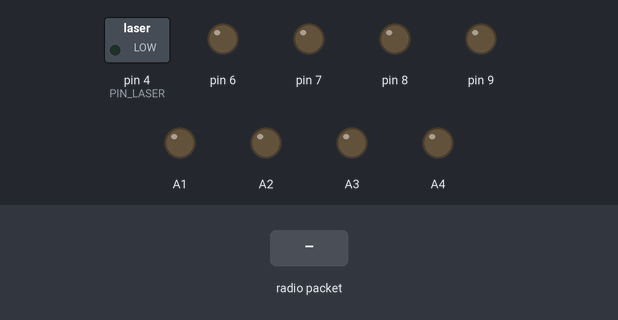
The program below on a simulated Arduino Nano, built with avr-gcc and run on an emulated ATmega328P. Parts: switched loads named in the program (green lamp = pin HIGH), output pins drawn as LEDs (lit = HIGH). Inputs (shaded band) come from the test bench. No radio packets arrive unless stated.

Above: at 1.2 s.
1.3 s: radio packet "1" arrives
At 2.3 s:
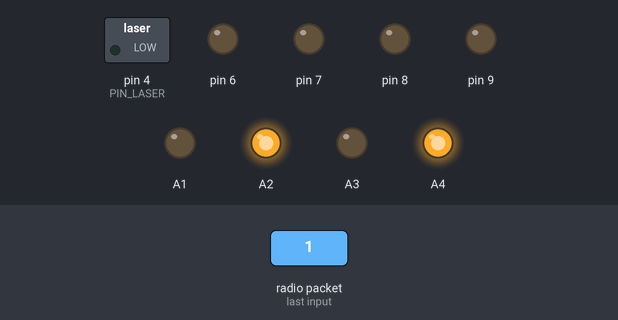
Timing chart, 0 to 4.3 s (numbered marks = the images above; inputs shaded):
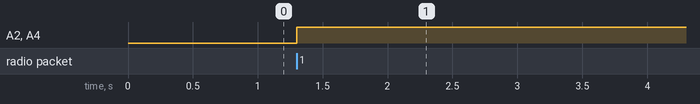

Measured:
- after the input at 1.3 s, A2, A4: LOW → HIGH at once

The program:

main.cpp
```cpp
#include "Car.h"
#include "stdint.h"
#include "Wheel.h"
#include <Arduino.h>
#include <RF24.h>
#include <SPI.h>
#include "printf.h"

// init motors and car
Car car {
    Wheel {7, 6},
    Wheel {A3, A4},
    Wheel {8, 9},
    Wheel {A1, A2}
};

RF24 radio(2, 3); // CE, CSN
uint32_t address = 1234566789;
uint8_t payload[10] = {0};

const int8_t PIN_LASER = 4;

void setup()
{
    // laser
    pinMode(PIN_LASER, OUTPUT);

    // init RF24
    radio.begin();
    radio.setChannel(60);
    radio.setAutoAck(false);
    radio.setPALevel(RF24_PA_LOW);
    radio.openReadingPipe(1, address);
    radio.setPayloadSize(sizeof(payload));
    radio.startListening();
}

void loop()
{
    uint8_t pipe = 0;
    if (radio.available(&pipe)) {
        radio.read(&payload, radio.getPayloadSize());

        // parse btn(s)
        uint8_t a = payload[0];
        if (a == 1) {
            digitalWrite(PIN_LASER, HIGH);
        } else {
            digitalWrite(PIN_LASER, LOW);
        }

        // parse joy X/Y positions
        uint8_t x = payload[4];
        uint8_t y = payload[5];

        if (x < 50) {
            car.left();
        } else if (x > 200) {
            car.right();
        } else if (y < 50) {
            car.backward();
        } else if (y > 200) {
            car.forward();
        } else {
            car.stop();
        }
    }
}
```
